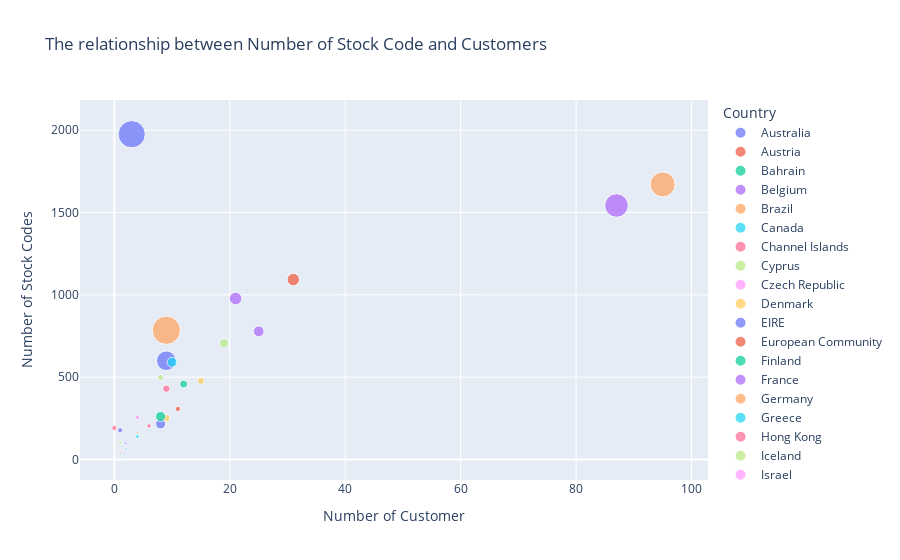

This figure's notebook cell:
### Code cell
# Except the result of United Kingdom
fig = px.scatter(country_values, x="CustomerID", y="StockCode",
                 size="TotalSale", color="Country", title="The relationship between Number of Stock Code and Customers",
                 labels={
                     "CustomerID":"Number of Customer",
                     "StockCode":"Number of Stock Codes"
                 })

# Convert the chart to an image file to import in the pdf file.
fig.write_image("scatter_plot.png")

fig.show()

### Figure 1 — Plotly figure (JSON) as saved in the notebook; plotly's stock layout.template omitted (floating-point values rounded to 4 significant figures)
{"data": [{"hovertemplate": "Country=Australia<br>Number of Customer=%{x}<br>Number of Stock Codes=%{y}<br>TotalSale=%{marker.size}<extra></extra>", "legendgroup": "Australia", "marker": {"color": "#636efa", "size": [137100.0], "sizemode": "area", "sizeref": 711.7, "symbol": "circle"}, "mode": "markers", "name": "Australia", "orientation": "v", "showlegend": true, "type": "scatter", "x": [9], "xaxis": "x", "y": [600], "yaxis": "y"}, {"hovertemplate": "Country=Austria<br>Number of Customer=%{x}<br>Number of Stock Codes=%{y}<br>TotalSale=%{marker.size}<extra></extra>", "legendgroup": "Austria", "marker": {"color": "#EF553B", "size": [10150.0], "sizemode": "area", "sizeref": 711.7, "symbol": "circle"}, "mode": "markers", "name": "Austria", "orientation": "v", "showlegend": true, "type": "scatter", "x": [11], "xaxis": "x", "y": [307], "yaxis": "y"}, {"hovertemplate": "Country=Bahrain<br>Number of Customer=%{x}<br>Number of Stock Codes=%{y}<br>TotalSale=%{marker.size}<extra></extra>", "legendgroup": "Bahrain", "marker": {"color": "#00cc96", "size": [548.4], "sizemode": "area", "sizeref": 711.7, "symbol": "circle"}, "mode": "markers", "name": "Bahrain", "orientation": "v", "showlegend": true, "type": "scatter", "x": [2], "xaxis": "x", "y": [16], "yaxis": "y"}, {"hovertemplate": "Country=Belgium<br>Number of Customer=%{x}<br>Number of Stock Codes=%{y}<br>TotalSale=%{marker.size}<extra></extra>", "legendgroup": "Belgium", "marker": {"color": "#ab63fa", "size": [40910.0], "sizemode": "area", "sizeref": 711.7, "symbol": "circle"}, "mode": "markers", "name": "Belgium", "orientation": "v", "showlegend": true, "type": "scatter", "x": [25], "xaxis": "x", "y": [778], "yaxis": "y"}, {"hovertemplate": "Country=Brazil<br>Number of Customer=%{x}<br>Number of Stock Codes=%{y}<br>TotalSale=%{marker.size}<extra></extra>", "legendgroup": "Brazil", "marker": {"color": "#FFA15A", "size": [1144.0], "sizemode": "area", "sizeref": 711.7, "symbol": "circle"}, "mode": "markers", "name": "Brazil", "orientation": "v", "showlegend": true, "type": "scatter", "x": [1], "xaxis": "x", "y": [32], "yaxis": "y"}, {"hovertemplate": "Country=Canada<br>Number of Customer=%{x}<br>Number of Stock Codes=%{y}<br>TotalSale=%{marker.size}<extra></extra>", "legendgroup": "Canada", "marker": {"color": "#19d3f3", "size": [3666.0], "sizemode": "area", "sizeref": 711.7, "symbol": "circle"}, "mode": "markers", "name": "Canada", "orientation": "v", "showlegend": true, "type": "scatter", "x": [4], "xaxis": "x", "y": [147], "yaxis": "y"}, {"hovertemplate": "Country=Channel Islands<br>Number of Customer=%{x}<br>Number of Stock Codes=%{y}<br>TotalSale=%{marker.size}<extra></extra>", "legendgroup": "Channel Islands", "marker": {"color": "#FF6692", "size": [20090.0], "sizemode": "area", "sizeref": 711.7, "symbol": "circle"}, "mode": "markers", "name": "Channel Islands", "orientation": "v", "showlegend": true, "type": "scatter", "x": [9], "xaxis": "x", "y": [430], "yaxis": "y"}, {"hovertemplate": "Country=Cyprus<br>Number of Customer=%{x}<br>Number of Stock Codes=%{y}<br>TotalSale=%{marker.size}<extra></extra>", "legendgroup": "Cyprus", "marker": {"color": "#B6E880", "size": [12950.0], "sizemode": "area", "sizeref": 711.7, "symbol": "circle"}, "mode": "markers", "name": "Cyprus", "orientation": "v", "showlegend": true, "type": "scatter", "x": [8], "xaxis": "x", "y": [498], "yaxis": "y"}, {"hovertemplate": "Country=Czech Republic<br>Number of Customer=%{x}<br>Number of Stock Codes=%{y}<br>TotalSale=%{marker.size}<extra></extra>", "legendgroup": "Czech Republic", "marker": {"color": "#FF97FF", "size": [707.7], "sizemode": "area", "sizeref": 711.7, "symbol": "circle"}, "mode": "markers", "name": "Czech Republic", "orientation": "v", "showlegend": true, "type": "scatter", "x": [1], "xaxis": "x", "y": [25], "yaxis": "y"}, {"hovertemplate": "Country=Denmark<br>Number of Customer=%{x}<br>Number of Stock Codes=%{y}<br>TotalSale=%{marker.size}<extra></extra>", "legendgroup": "Denmark", "marker": {"color": "#FECB52", "size": [18770.0], "sizemode": "area", "sizeref": 711.7, "symbol": "circle"}, "mode": "markers", "name": "Denmark", "orientation": "v", "showlegend": true, "type": "scatter", "x": [9], "xaxis": "x", "y": [251], "yaxis": "y"}, {"hovertemplate": "Country=EIRE<br>Number of Customer=%{x}<br>Number of Stock Codes=%{y}<br>TotalSale=%{marker.size}<extra></extra>", "legendgroup": "EIRE", "marker": {"color": "#636efa", "size": [263300.0], "sizemode": "area", "sizeref": 711.7, "symbol": "circle"}, "mode": "markers", "name": "EIRE", "orientation": "v", "showlegend": true, "type": "scatter", "x": [3], "xaxis": "x", "y": [1976], "yaxis": "y"}, {"hovertemplate": "Country=European Community<br>Number of Customer=%{x}<br>Number of Stock Codes=%{y}<br>TotalSale=%{marker.size}<extra></extra>", "legendgroup": "European Community", "marker": {"color": "#EF553B", "size": [1292.0], "sizemode": "area", "sizeref": 711.7, "symbol": "circle"}, "mode": "markers", "name": "European Community", "orientation": "v", "showlegend": true, "type": "scatter", "x": [1], "xaxis": "x", "y": [50], "yaxis": "y"}, {"hovertemplate": "Country=Finland<br>Number of Customer=%{x}<br>Number of Stock Codes=%{y}<br>TotalSale=%{marker.size}<extra></extra>", "legendgroup": "Finland", "marker": {"color": "#00cc96", "size": [22330.0], "sizemode": "area", "sizeref": 711.7, "symbol": "circle"}, "mode": "markers", "name": "Finland", "orientation": "v", "showlegend": true, "type": "scatter", "x": [12], "xaxis": "x", "y": [458], "yaxis": "y"}, {"hovertemplate": "Country=France<br>Number of Customer=%{x}<br>Number of Stock Codes=%{y}<br>TotalSale=%{marker.size}<extra></extra>", "legendgroup": "France", "marker": {"color": "#ab63fa", "size": [197400.0], "sizemode": "area", "sizeref": 711.7, "symbol": "circle"}, "mode": "markers", "name": "France", "orientation": "v", "showlegend": true, "type": "scatter", "x": [87], "xaxis": "x", "y": [1543], "yaxis": "y"}, {"hovertemplate": "Country=Germany<br>Number of Customer=%{x}<br>Number of Stock Codes=%{y}<br>TotalSale=%{marker.size}<extra></extra>", "legendgroup": "Germany", "marker": {"color": "#FFA15A", "size": [221700.0], "sizemode": "area", "sizeref": 711.7, "symbol": "circle"}, "mode": "markers", "name": "Germany", "orientation": "v", "showlegend": true, "type": "scatter", "x": [95], "xaxis": "x", "y": [1671], "yaxis": "y"}, {"hovertemplate": "Country=Greece<br>Number of Customer=%{x}<br>Number of Stock Codes=%{y}<br>TotalSale=%{marker.size}<extra></extra>", "legendgroup": "Greece", "marker": {"color": "#19d3f3", "size": [4711.0], "sizemode": "area", "sizeref": 711.7, "symbol": "circle"}, "mode": "markers", "name": "Greece", "orientation": "v", "showlegend": true, "type": "scatter", "x": [4], "xaxis": "x", "y": [138], "yaxis": "y"}, {"hovertemplate": "Country=Hong Kong<br>Number of Customer=%{x}<br>Number of Stock Codes=%{y}<br>TotalSale=%{marker.size}<extra></extra>", "legendgroup": "Hong Kong", "marker": {"color": "#FF6692", "size": [10120.0], "sizemode": "area", "sizeref": 711.7, "symbol": "circle"}, "mode": "markers", "name": "Hong Kong", "orientation": "v", "showlegend": true, "type": "scatter", "x": [0], "xaxis": "x", "y": [191], "yaxis": "y"}, {"hovertemplate": "Country=Iceland<br>Number of Customer=%{x}<br>Number of Stock Codes=%{y}<br>TotalSale=%{marker.size}<extra></extra>", "legendgroup": "Iceland", "marker": {"color": "#B6E880", "size": [4310], "sizemode": "area", "sizeref": 711.7, "symbol": "circle"}, "mode": "markers", "name": "Iceland", "orientation": "v", "showlegend": true, "type": "scatter", "x": [1], "xaxis": "x", "y": [103], "yaxis": "y"}, {"hovertemplate": "Country=Israel<br>Number of Customer=%{x}<br>Number of Stock Codes=%{y}<br>TotalSale=%{marker.size}<extra></extra>", "legendgroup": "Israel", "marker": {"color": "#FF97FF", "size": [7908.0], "sizemode": "area", "sizeref": 711.7, "symbol": "circle"}, "mode": "markers", "name": "Israel", "orientation": "v", "showlegend": true, "type": "scatter", "x": [4], "xaxis": "x", "y": [256], "yaxis": "y"}, {"hovertemplate": "Country=Italy<br>Number of Customer=%{x}<br>Number of Stock Codes=%{y}<br>TotalSale=%{marker.size}<extra></extra>", "legendgroup": "Italy", "marker": {"color": "#FECB52", "size": [16890.0], "sizemode": "area", "sizeref": 711.7, "symbol": "circle"}, "mode": "markers", "name": "Italy", "orientation": "v", "showlegend": true, "type": "scatter", "x": [15], "xaxis": "x", "y": [477], "yaxis": "y"}, {"hovertemplate": "Country=Japan<br>Number of Customer=%{x}<br>Number of Stock Codes=%{y}<br>TotalSale=%{marker.size}<extra></extra>", "legendgroup": "Japan", "marker": {"color": "#636efa", "size": [35340.0], "sizemode": "area", "sizeref": 711.7, "symbol": "circle"}, "mode": "markers", "name": "Japan", "orientation": "v", "showlegend": true, "type": "scatter", "x": [8], "xaxis": "x", "y": [216], "yaxis": "y"}, {"hovertemplate": "Country=Lebanon<br>Number of Customer=%{x}<br>Number of Stock Codes=%{y}<br>TotalSale=%{marker.size}<extra></extra>", "legendgroup": "Lebanon", "marker": {"color": "#EF553B", "size": [1694.0], "sizemode": "area", "sizeref": 711.7, "symbol": "circle"}, "mode": "markers", "name": "Lebanon", "orientation": "v", "showlegend": true, "type": "scatter", "x": [1], "xaxis": "x", "y": [45], "yaxis": "y"}, {"hovertemplate": "Country=Lithuania<br>Number of Customer=%{x}<br>Number of Stock Codes=%{y}<br>TotalSale=%{marker.size}<extra></extra>", "legendgroup": "Lithuania", "marker": {"color": "#00cc96", "size": [1661.0], "sizemode": "area", "sizeref": 711.7, "symbol": "circle"}, "mode": "markers", "name": "Lithuania", "orientation": "v", "showlegend": true, "type": "scatter", "x": [1], "xaxis": "x", "y": [29], "yaxis": "y"}, {"hovertemplate": "Country=Malta<br>Number of Customer=%{x}<br>Number of Stock Codes=%{y}<br>TotalSale=%{marker.size}<extra></extra>", "legendgroup": "Malta", "marker": {"color": "#ab63fa", "size": [2505.0], "sizemode": "area", "sizeref": 711.7, "symbol": "circle"}, "mode": "markers", "name": "Malta", "orientation": "v", "showlegend": true, "type": "scatter", "x": [2], "xaxis": "x", "y": [99], "yaxis": "y"}, {"hovertemplate": "Country=Netherlands<br>Number of Customer=%{x}<br>Number of Stock Codes=%{y}<br>TotalSale=%{marker.size}<extra></extra>", "legendgroup": "Netherlands", "marker": {"color": "#FFA15A", "size": [284700.0], "sizemode": "area", "sizeref": 711.7, "symbol": "circle"}, "mode": "markers", "name": "Netherlands", "orientation": "v", "showlegend": true, "type": "scatter", "x": [9], "xaxis": "x", "y": [785], "yaxis": "y"}, {"hovertemplate": "Country=Norway<br>Number of Customer=%{x}<br>Number of Stock Codes=%{y}<br>TotalSale=%{marker.size}<extra></extra>", "legendgroup": "Norway", "marker": {"color": "#19d3f3", "size": [35160.0], "sizemode": "area", "sizeref": 711.7, "symbol": "circle"}, "mode": "markers", "name": "Norway", "orientation": "v", "showlegend": true, "type": "scatter", "x": [10], "xaxis": "x", "y": [591], "yaxis": "y"}, {"hovertemplate": "Country=Poland<br>Number of Customer=%{x}<br>Number of Stock Codes=%{y}<br>TotalSale=%{marker.size}<extra></extra>", "legendgroup": "Poland", "marker": {"color": "#FF6692", "size": [7213.0], "sizemode": "area", "sizeref": 711.7, "symbol": "circle"}, "mode": "markers", "name": "Poland", "orientation": "v", "showlegend": true, "type": "scatter", "x": [6], "xaxis": "x", "y": [204], "yaxis": "y"}, {"hovertemplate": "Country=Portugal<br>Number of Customer=%{x}<br>Number of Stock Codes=%{y}<br>TotalSale=%{marker.size}<extra></extra>", "legendgroup": "Portugal", "marker": {"color": "#B6E880", "size": [29370.0], "sizemode": "area", "sizeref": 711.7, "symbol": "circle"}, "mode": "markers", "name": "Portugal", "orientation": "v", "showlegend": true, "type": "scatter", "x": [19], "xaxis": "x", "y": [706], "yaxis": "y"}, {"hovertemplate": "Country=RSA<br>Number of Customer=%{x}<br>Number of Stock Codes=%{y}<br>TotalSale=%{marker.size}<extra></extra>", "legendgroup": "RSA", "marker": {"color": "#FF97FF", "size": [1002.0], "sizemode": "area", "sizeref": 711.7, "symbol": "circle"}, "mode": "markers", "name": "RSA", "orientation": "v", "showlegend": true, "type": "scatter", "x": [1], "xaxis": "x", "y": [58], "yaxis": "y"}, {"hovertemplate": "Country=Saudi Arabia<br>Number of Customer=%{x}<br>Number of Stock Codes=%{y}<br>TotalSale=%{marker.size}<extra></extra>", "legendgroup": "Saudi Arabia", "marker": {"color": "#FECB52", "size": [131.2], "sizemode": "area", "sizeref": 711.7, "symbol": "circle"}, "mode": "markers", "name": "Saudi Arabia", "orientation": "v", "showlegend": true, "type": "scatter", "x": [1], "xaxis": "x", "y": [9], "yaxis": "y"}, {"hovertemplate": "Country=Singapore<br>Number of Customer=%{x}<br>Number of Stock Codes=%{y}<br>TotalSale=%{marker.size}<extra></extra>", "legendgroup": "Singapore", "marker": {"color": "#636efa", "size": [9120.0], "sizemode": "area", "sizeref": 711.7, "symbol": "circle"}, "mode": "markers", "name": "Singapore", "orientation": "v", "showlegend": true, "type": "scatter", "x": [1], "xaxis": "x", "y": [178], "yaxis": "y"}, {"hovertemplate": "Country=Spain<br>Number of Customer=%{x}<br>Number of Stock Codes=%{y}<br>TotalSale=%{marker.size}<extra></extra>", "legendgroup": "Spain", "marker": {"color": "#EF553B", "size": [54770.0], "sizemode": "area", "sizeref": 711.7, "symbol": "circle"}, "mode": "markers", "name": "Spain", "orientation": "v", "showlegend": true, "type": "scatter", "x": [31], "xaxis": "x", "y": [1093], "yaxis": "y"}, {"hovertemplate": "Country=Sweden<br>Number of Customer=%{x}<br>Number of Stock Codes=%{y}<br>TotalSale=%{marker.size}<extra></extra>", "legendgroup": "Sweden", "marker": {"color": "#00cc96", "size": [36600.0], "sizemode": "area", "sizeref": 711.7, "symbol": "circle"}, "mode": "markers", "name": "Sweden", "orientation": "v", "showlegend": true, "type": "scatter", "x": [8], "xaxis": "x", "y": [261], "yaxis": "y"}, {"hovertemplate": "Country=Switzerland<br>Number of Customer=%{x}<br>Number of Stock Codes=%{y}<br>TotalSale=%{marker.size}<extra></extra>", "legendgroup": "Switzerland", "marker": {"color": "#ab63fa", "size": [56390.0], "sizemode": "area", "sizeref": 711.7, "symbol": "circle"}, "mode": "markers", "name": "Switzerland", "orientation": "v", "showlegend": true, "type": "scatter", "x": [21], "xaxis": "x", "y": [978], "yaxis": "y"}, {"hovertemplate": "Country=USA<br>Number of Customer=%{x}<br>Number of Stock Codes=%{y}<br>TotalSale=%{marker.size}<extra></extra>", "legendgroup": "USA", "marker": {"color": "#FFA15A", "size": [1731.0], "sizemode": "area", "sizeref": 711.7, "symbol": "circle"}, "mode": "markers", "name": "USA", "orientation": "v", "showlegend": true, "type": "scatter", "x": [4], "xaxis": "x", "y": [163], "yaxis": "y"}, {"hovertemplate": "Country=United Arab Emirates<br>Number of Customer=%{x}<br>Number of Stock Codes=%{y}<br>TotalSale=%{marker.size}<extra></extra>", "legendgroup": "United Arab Emirates", "marker": {"color": "#19d3f3", "size": [1902.0], "sizemode": "area", "sizeref": 711.7, "symbol": "circle"}, "mode": "markers", "name": "United Arab Emirates", "orientation": "v", "showlegend": true, "type": "scatter", "x": [2], "xaxis": "x", "y": [68], "yaxis": "y"}], "layout": {"legend": {"itemsizing": "constant", "title": {"text": "Country"}, "tracegroupgap": 0}, "title": {"text": "The relationship between Number of Stock Code and Customers"}, "xaxis": {"anchor": "y", "domain": [0, 1], "title": {"text": "Number of Customer"}}, "yaxis": {"anchor": "x", "domain": [0, 1], "title": {"text": "Number of Stock Codes"}}}}
